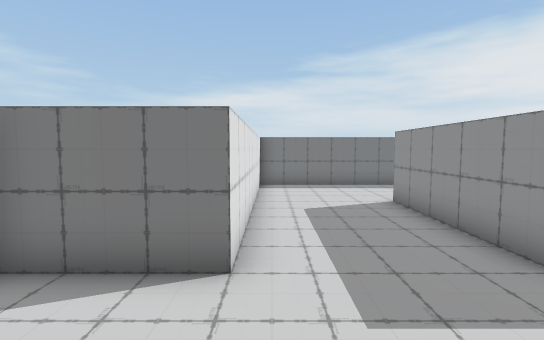
View 1 (above)

18 first-person views from a walk through a 3-D level made in the Unity game engine. The camera is 1.5 m above the floor, tilts 4° down and sees 85° across. The floor is counted in squares, 1 m on a side. Each view is taken from the middle of a square. On the plan, view 1 faces up. The plan holds only what a view shows up to about 15 squares ahead; the rest is blank.

View 2
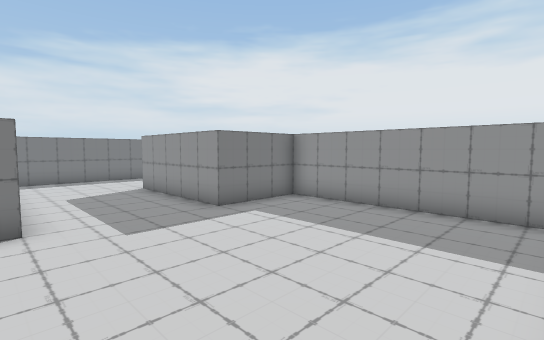

View 3
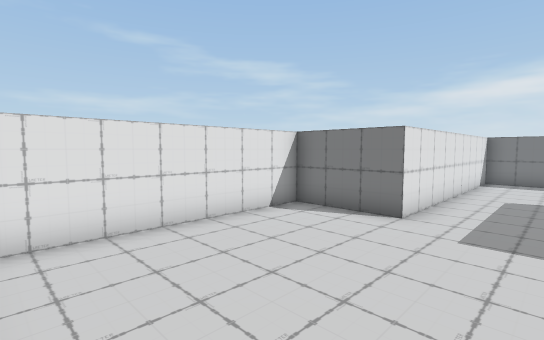

View 4
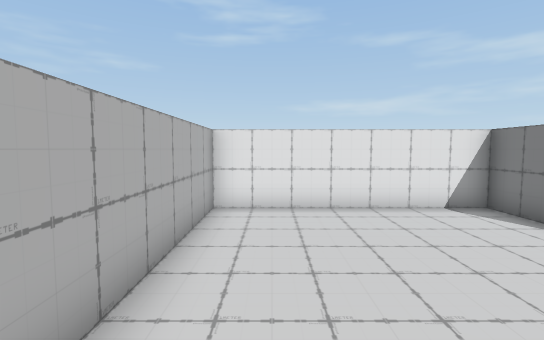

View 5
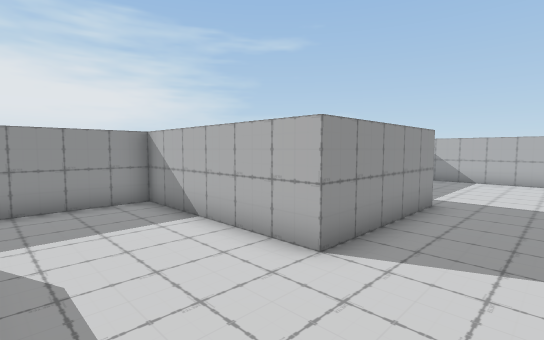

View 6
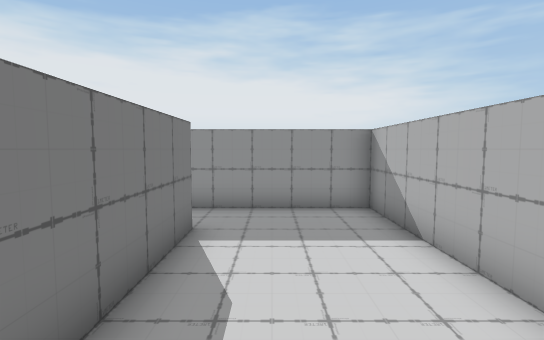

View 7
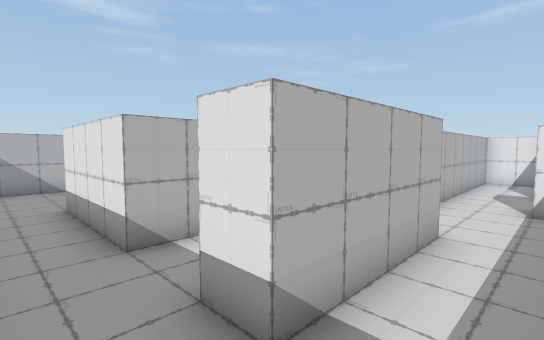

View 8
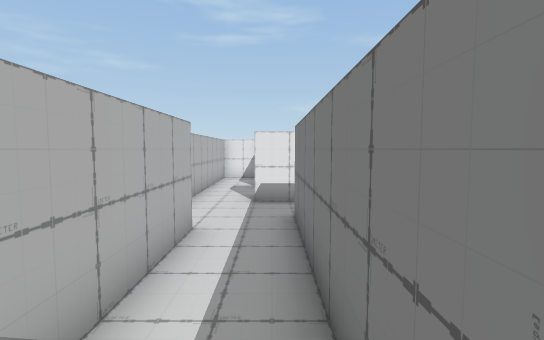

View 9
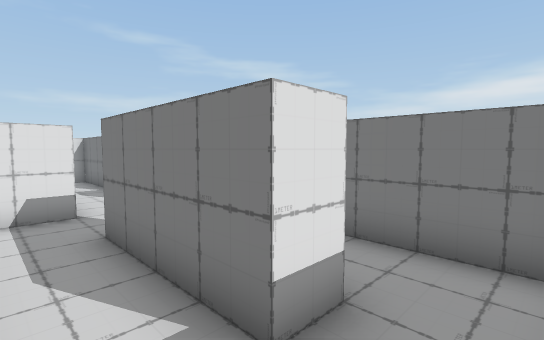

View 10
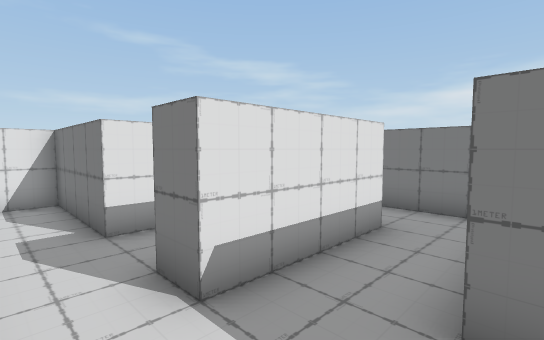

View 11
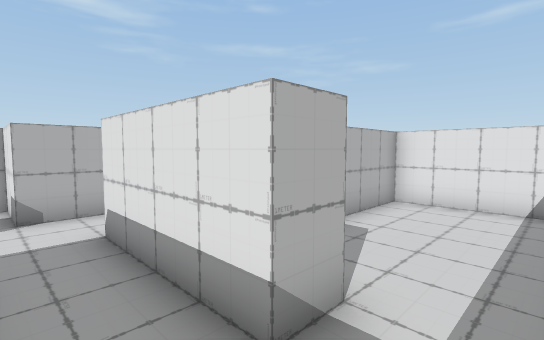

View 12
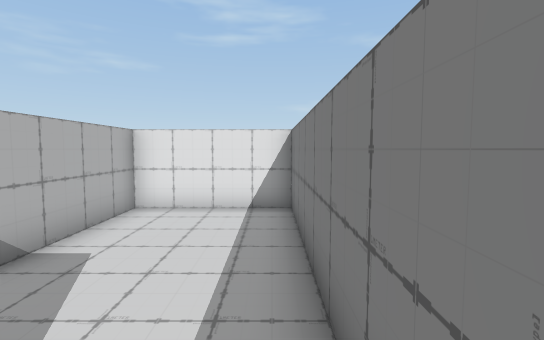

View 13
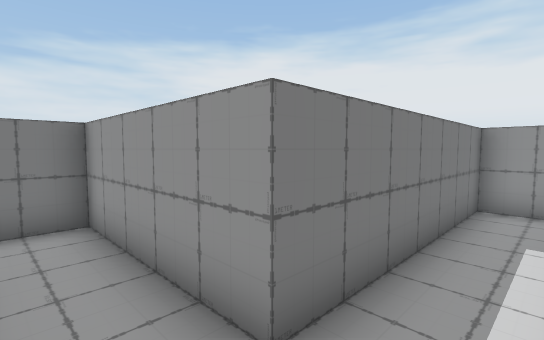

View 14
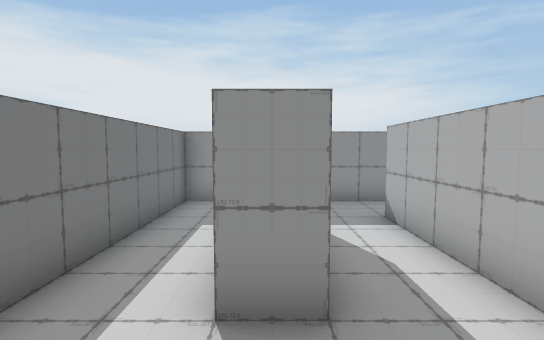

View 15
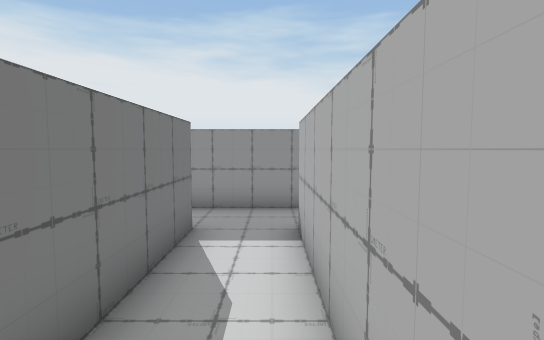

View 16
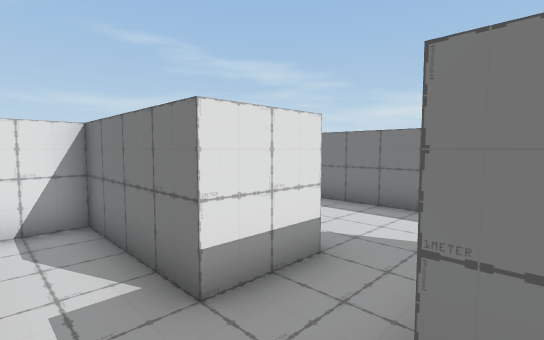

View 17
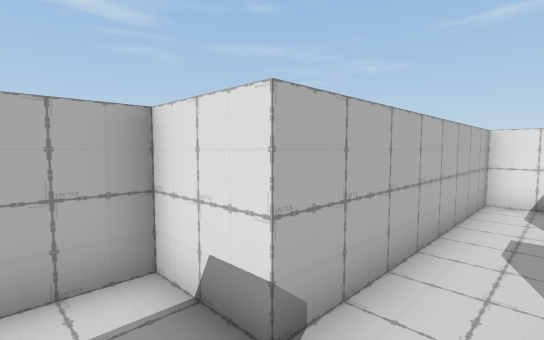

View 18
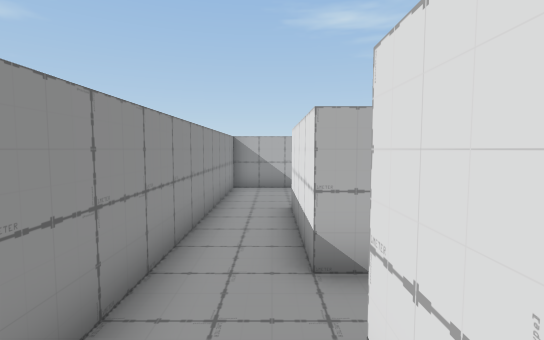

### Floor plan
Points are (right, up) in squares from view 1. A wall is a line through its corners. A room is listed if a view was taken in it or the views show most of it. See-through windows are left out.
Room 1 (views 1, 2, 3, 4, 5, 6, 7, 8, 9, 10, 11, 12, 13, 14, 15, 17, 18)
walls: (3.5, 18.5) (3.5, 19.5) (7.5, 19.5) (7.5, 18.5) (3.5, 18.5); (0.5, 18.5) (1.5, 18.5) (1.5, 16.5) (7.5, 16.5) (7.5, 12.5) (-0.5, 12.5) (-0.5, 3.5) (-3.5, 3.5) (-3.5, -3.5) (5.6, -3.5); (6.5, -2.8) (6.5, 3.5) (3.5, 3.5) (3.5, 8.5) (9.5, 8.5) (9.5, 21.5) (2.5, 21.5) (2.5, 26.5) (0.5, 26.5); (0.5, 24.5) (0.5, 20.5)
ways out: opening at (0, 19.5) to room 2; opening at (0, 25.5) to room 3
Room 2 (view 16)
walls: (-2.5, 22.6) (-2.5, 20.5) (-6.5, 20.5) (-6.5, 18.5) (0.5, 18.5); (0.5, 20.5) (-0.5, 20.5)
ways out: opening at (0, 19.5) to room 1; opening at (-1.5, 21.5) to room 3
Room 3 (no view inside)
walls: (-0.6, 24.5) (0.5, 24.5); (0.5, 26.5) (-6.5, 26.5) (-6.5, 22.5) (-2.7, 22.5)
ways out: opening at (0, 25.5) to room 1; opening at (-1.5, 21.5) to room 2

Where each view was taken, in squares from view 1:
view 1: 0 up, 0 right, facing up
view 2: 3 down, 1 left, facing up-right
view 3: 3 down, 2 right, facing up-left
view 4: 2 down, 4 right, facing left
view 5: 12 up, 1 right, facing down-right
view 6: 11 up, 2 right, facing right
view 7: 21 up, 9 right, facing down-left
view 8: 21 up, 9 right, facing left
view 9: 17 up, 9 right, facing up-left
view 10: 19 up, 3 right, facing up-left
view 11: 26 up, 2 right, facing down-left
view 12: 26 up, 1 right, facing left
view 13: 20 up, 1 right, facing up-right
view 14: 19 up, 1 right, facing right
view 15: 17 up, 2 right, facing right
view 16: 19 up, 0 right, facing up-left
view 17: 20 up, 3 right, facing down-left
view 18: 20 up, 8 right, facing down
